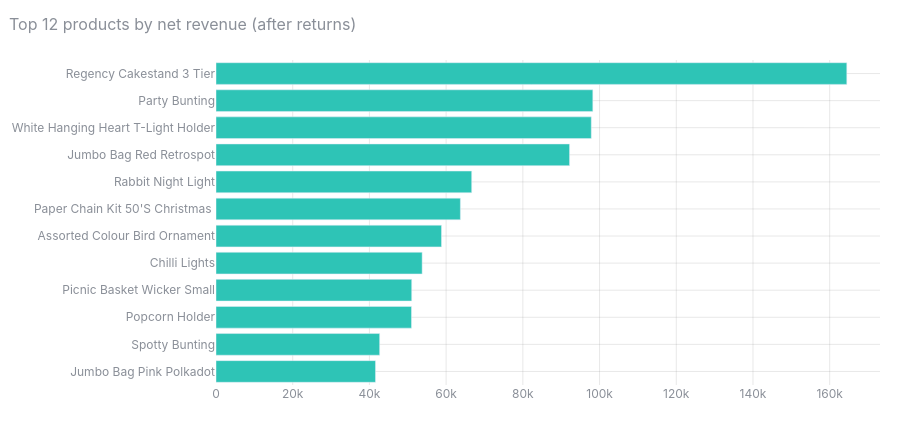

This figure's notebook cell:
### Markdown cell above
## Products · what sells, and how concentrated is it?

### Code cell
viz.top_products(df, 'Revenue')

### Figure 1 — Plotly figure (JSON) as saved in the notebook; plotly's stock layout.template omitted (floating-point values rounded to 4 significant figures)
{"data": [{"hovertemplate": "%{y}<br>%{x:,.0f}<extra></extra>", "marker": {"color": "#2ec4b6"}, "orientation": "h", "type": "bar", "x": [41580.0, 42670.0, 50970.0, 51020.0, 53750.0, 58790.0, 63720.0, 66660.0, 92180.0, 97840.0, 98240.0, 164500.0], "y": ["Jumbo Bag Pink Polkadot", "Spotty Bunting", "Popcorn Holder", "Picnic Basket Wicker Small", "Chilli Lights", "Assorted Colour Bird Ornament", "Paper Chain Kit 50'S Christmas ", "Rabbit Night Light", "Jumbo Bag Red Retrospot", "White Hanging Heart T-Light Holder", "Party Bunting", "Regency Cakestand 3 Tier"]}], "layout": {"font": {"color": "#8a8f98", "family": "Inter, system-ui, sans-serif", "size": 12}, "height": 430, "hoverlabel": {"font": {"size": 12}}, "legend": {"bgcolor": "rgba(0,0,0,0)"}, "margin": {"b": 45, "l": 50, "r": 20, "t": 60}, "paper_bgcolor": "rgba(0,0,0,0)", "plot_bgcolor": "rgba(0,0,0,0)", "title": {"font": {"size": 16}, "text": "Top 12 products by net revenue (after returns)", "x": 0.01}, "xaxis": {"gridcolor": "rgba(128,128,128,.18)", "zeroline": false}, "yaxis": {"gridcolor": "rgba(128,128,128,.18)", "zeroline": false}}}
